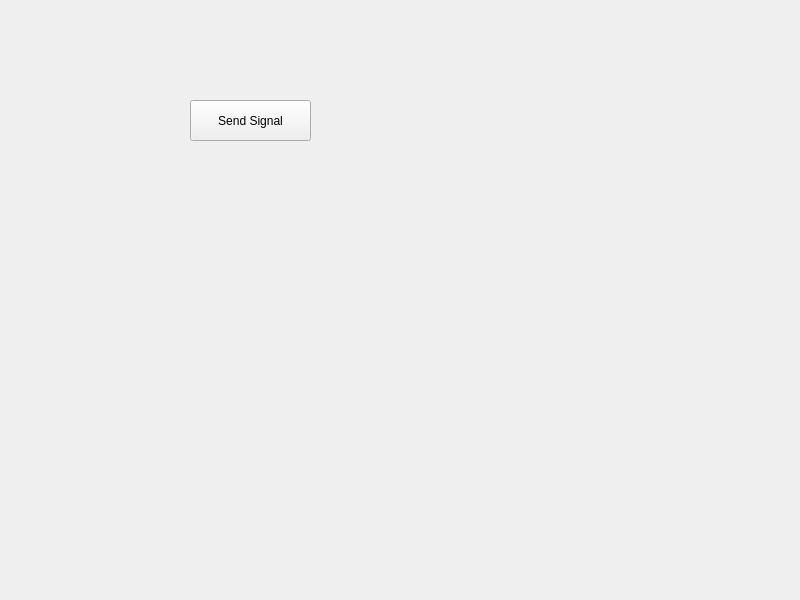
<?xml version="1.0" encoding="UTF-8"?>
<ui version="4.0">
 <class>DemoWidget</class>
 <widget class="QWidget" name="DemoWidget">
  <property name="geometry">
   <rect>
    <x>0</x>
    <y>0</y>
    <width>800</width>
    <height>600</height>
   </rect>
  </property>
  <property name="windowTitle">
   <string>DemoWidget</string>
  </property>
  <widget class="QPushButton" name="btnSendSignal">
   <property name="geometry">
    <rect>
     <x>190</x>
     <y>100</y>
     <width>121</width>
     <height>41</height>
    </rect>
   </property>
   <property name="text">
    <string>Send Signal</string>
   </property>
  </widget>
 </widget>
 <resources/>
 <connections/>
</ui>
